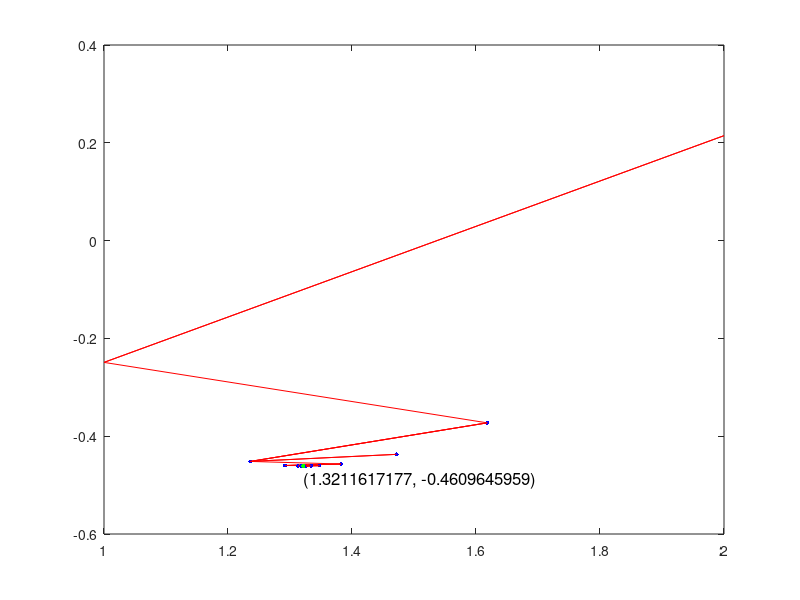

MATLAB code to generate this figure:
# Лабораторная работа 2. Вариант 7.

function main()
  clc;

  debug = false;

  a = 1;
  b = 2;
  eps = 1e-6;

  [x_min, f_min, n, xs, fs, as, bs] = find_min(debug, a, b, eps);
  draw_plot(a, b, eps, x_min, f_min, xs, fs, as, bs);
  fprintf('\n\033[36mТочка минимума (x*, f(x*)) = (%.10f, %.10f), количество вычислений функции: %d.\033[0m\n', x_min, f_min, n);
  %x_min - 1.777
  end

function [x_min, f_min, n, xs, fs, as, bs] = find_min(debug, a, b, eps)
  tau = (sqrt(5) - 1) / 2;
  l = b - a;

  x1 = b - tau*l;
  f1 = f(x1);

  as = [];
  bs = [];
  as(end + 1) = a;
  bs(end + 1) = b;
  xs = [];
  fs = [];
  xs(end + 1) = x1;
  fs(end + 1) = f1;

  if debug
    fprintf('(x0, f(x0)) = (%f, %f).\n', x1, f1);
  endif

  x2 = a + tau*l;
  f2 = f(x2);
  xs(end + 1) = x2;
  fs(end + 1) = f2;

  if debug
    fprintf('(x1, f(x1)) = (%f, %f).\n', x2, f2);
  endif

  i = 2;

  while true
    if l <= 2 * eps
      x_min = (a + b) / 2;
      f_min = f(x_min);
      n = i + 1;
      return;
    endif

    if f1 <= f2
      b = x2;
      l = b - a;

      x2 = x1;
      f2 = f1;

      x1 = b - tau*l;
      f1 = f(x1);
      i = i + 1;

      xs(end + 1) = x1;
      fs(end + 1) = f1;
      as(end + 1) = a;
      bs(end + 1) = b;

      if debug
        fprintf('(x%d, f(x%d)) = (%f, %f).\n', i-1, i-1, x1, f1);
      endif
    else
      a = x1;
      l = b - a;

      x1 = x2;
      f1 = f2;

      x2 = a + tau*l;
      f2 = f(x2);
      i = i + 1;

      xs(end + 1) = x2;
      fs(end + 1) = f2;
      as(end + 1) = a;
      bs(end + 1) = b;

      if debug
        fprintf('(x%d, f(x%d)) = (%f, %f).\n', i-1, i-1, x2, f2);
      endif
    endif
  endwhile
end

function draw_plot(a, b, step, x_min, f_min, xs, fs, as, bs)
  fprintf('as %d, xs %d\n', length(as), length(xs));

  x = a:step:b;
  y = zeros(size(x));
  for i = 1:length(x)
      y(i) = f(x(i));
  end
  plot(x,y);
  hold on;

  scatter(xs(1), fs(1), 8, 'r', 'filled');
  line([as(1), bs(1)], [f(as(1)), f(bs(1))], 'DisplayName', sprintf('шаг %d', 1), 'Color', 'r');
  pause(0);

  for i = 2:length(xs)
      scatter(xs(i-1), fs(i-1), 8, 'b', 'filled');
      scatter(xs(i), fs(i), 8, 'r', 'filled');
      pause(0);

      if i < length(as)
        line([bs(i-1), as(i)], [f(bs(i-1)), f(as(i))], 'DisplayName', sprintf('шаг %d', i), 'Color', 'r');
        pause(0);
        line([as(i), bs(i)], [f(as(i)), f(bs(i))], 'DisplayName', sprintf('шаг %d', i), 'Color', 'r');
      endif

      pause(0);
  end

  scatter(x_min, f_min, 10, 'g', 'filled');
  text(x_min, f_min, sprintf('\n\n\n\n(%.10f, %.10f)', x_min, f_min), 'FontSize', 12);

  hold off;
end

function y = f(x)
  y = atan(x .^ 3 - 5 * x + 1) + ((x .^ 2) / (3 * x - 2)) .^ sqrt(3);
  %y = (x-1.777).^6;
end




